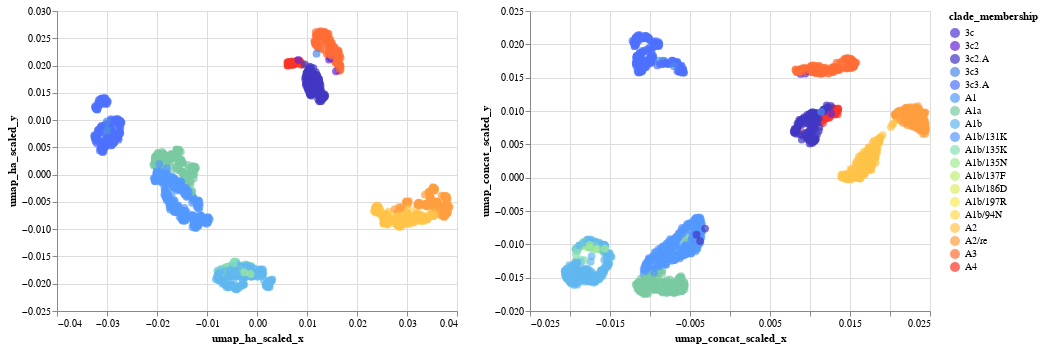

Here is the notebook cell this chart was saved with:
### Code cell
chart2 = scatterplot_with_tooltip_interactive(merged_scaled_df,"umap_concat_scaled_x", "umap_concat_scaled_y","umap_concat_scaled_x", "umap_concat_scaled_y",['strain', "clade_membership"],'clade_membership:N', domain, range_)
chart1 = scatterplot_with_tooltip_interactive(merged_scaled_df,"umap_ha_scaled_x", "umap_ha_scaled_y","umap_ha_scaled_x", "umap_ha_scaled_y",['strain', "clade_membership"],'clade_membership:N', domain, range_)

chart1|chart2

### Figure 1 — Vega-Lite specification as saved in the notebook (floating-point values rounded to 4 significant figures; data arrays with more than 128 entries replaced by an {"elided": "..."} marker saying what was removed)
{"config": {"view": {"continuousWidth": 400, "continuousHeight": 300}}, "hconcat": [{"mark": {"type": "circle", "size": 60}, "encoding": {"color": {"type": "nominal", "field": "clade_membership", "scale": {"domain": ["3c", "3c2", "3c2.A", "3c3", "3c3.A", "A1", "A1a", "A1b", "A1b/131K", "A1b/135K", "A1b/135N", "A1b/137F", "A1b/186D", "A1b/197R", "A1b/94N", "A2", "A2/re", "A3", "A4"], "range": ["#4e38d5", "#6626d4", "#4138c3", "#4c89e8", "#4e70ff", "#5499ff", "#79c9a1", "#61b8f0", "#5499ff", "#87dfb3", "#a0e994", "#bdee78", "#ddee64", "#f8e957", "#ffdb4e", "#ffc348", "#ff9e40", "#ff6e36", "#f93529"]}}, "tooltip": [{"type": "nominal", "field": "strain"}, {"type": "nominal", "field": "clade_membership"}], "x": {"type": "quantitative", "field": "umap_ha_scaled_x", "title": "umap_ha_scaled_x"}, "y": {"type": "quantitative", "field": "umap_ha_scaled_y", "title": "umap_ha_scaled_y"}}, "selection": {"selector039": {"type": "interval", "bind": "scales", "encodings": ["x", "y"]}}}, {"mark": {"type": "circle", "size": 60}, "encoding": {"color": {"type": "nominal", "field": "clade_membership", "scale": {"domain": ["3c", "3c2", "3c2.A", "3c3", "3c3.A", "A1", "A1a", "A1b", "A1b/131K", "A1b/135K", "A1b/135N", "A1b/137F", "A1b/186D", "A1b/197R", "A1b/94N", "A2", "A2/re", "A3", "A4"], "range": ["#4e38d5", "#6626d4", "#4138c3", "#4c89e8", "#4e70ff", "#5499ff", "#79c9a1", "#61b8f0", "#5499ff", "#87dfb3", "#a0e994", "#bdee78", "#ddee64", "#f8e957", "#ffdb4e", "#ffc348", "#ff9e40", "#ff6e36", "#f93529"]}}, "tooltip": [{"type": "nominal", "field": "strain"}, {"type": "nominal", "field": "clade_membership"}], "x": {"type": "quantitative", "field": "umap_concat_scaled_x", "title": "umap_concat_scaled_x"}, "y": {"type": "quantitative", "field": "umap_concat_scaled_y", "title": "umap_concat_scaled_y"}}, "selection": {"selector037": {"type": "interval", "bind": "scales", "encodings": ["x", "y"]}}}], "data": {"name": "data-fabc599a31077aeec2e8974432920113"}, "$schema": "https://vega.github.io/schema/vega-lite/v4.8.1.json", "datasets": {"data-fabc599a31077aeec2e8974432920113": {"elided": "1643 records"}}}
